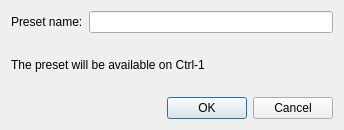
<?xml version="1.0" encoding="UTF-8"?>
<ui version="4.0">
 <class>Presetadd</class>
 <widget class="QDialog" name="Presetadd">
  <property name="geometry">
   <rect>
    <x>0</x>
    <y>0</y>
    <width>344</width>
    <height>130</height>
   </rect>
  </property>
  <property name="windowTitle">
   <string>Dialog</string>
  </property>
  <layout class="QVBoxLayout" name="verticalLayout">
   <item>
    <layout class="QHBoxLayout" name="horizontalLayout">
     <item>
      <widget class="QLabel" name="label">
       <property name="text">
        <string>Preset name:</string>
       </property>
      </widget>
     </item>
     <item>
      <widget class="QLineEdit" name="name"/>
     </item>
    </layout>
   </item>
   <item>
    <widget class="QLabel" name="msg">
     <property name="text">
      <string>The preset will be available on Ctrl-1</string>
     </property>
    </widget>
   </item>
   <item>
    <widget class="QDialogButtonBox" name="buttonBox">
     <property name="orientation">
      <enum>Qt::Horizontal</enum>
     </property>
     <property name="standardButtons">
      <set>QDialogButtonBox::Cancel|QDialogButtonBox::Ok</set>
     </property>
    </widget>
   </item>
  </layout>
 </widget>
 <resources/>
 <connections>
  <connection>
   <sender>buttonBox</sender>
   <signal>accepted()</signal>
   <receiver>Presetadd</receiver>
   <slot>accept()</slot>
   <hints>
    <hint type="sourcelabel">
     <x>248</x>
     <y>254</y>
    </hint>
    <hint type="destinationlabel">
     <x>157</x>
     <y>274</y>
    </hint>
   </hints>
  </connection>
  <connection>
   <sender>buttonBox</sender>
   <signal>rejected()</signal>
   <receiver>Presetadd</receiver>
   <slot>reject()</slot>
   <hints>
    <hint type="sourcelabel">
     <x>316</x>
     <y>260</y>
    </hint>
    <hint type="destinationlabel">
     <x>286</x>
     <y>274</y>
    </hint>
   </hints>
  </connection>
 </connections>
</ui>
